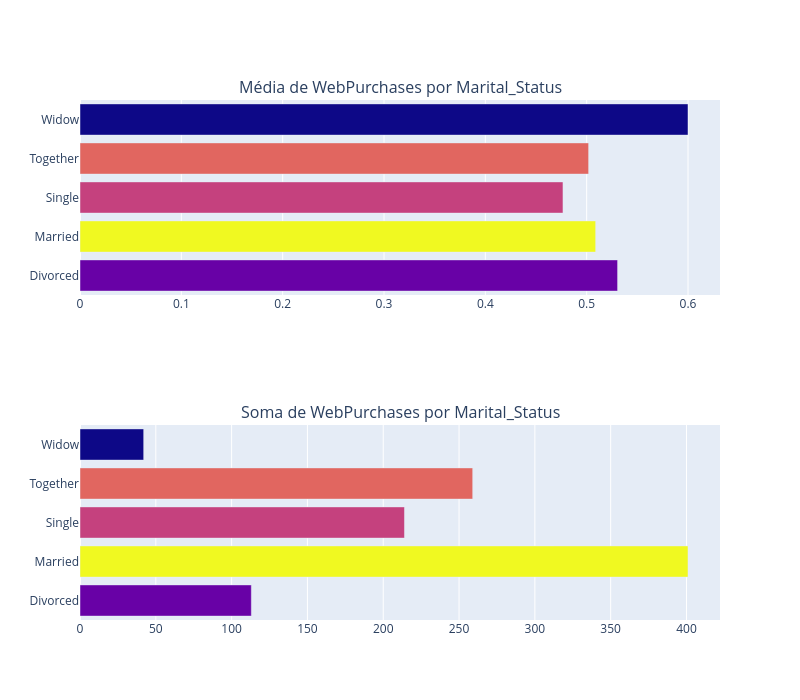

The cell this chart's notebook holds for it:
### Markdown cell above
Investigando a relação entre status e webpurchase

Em números absolutos para cada categoria, os nichos que mais rendem são de públicos em casal (Together e Married). Contudo, é fácil ver que se forem comparadas as somas das categorias de casal (Together e Married), com as categorias de solteiros (Widow, Single e Divorced), os solteiros representam uma parcela maior do faturamento.

O alto valor médio de compras online de viúvos (Widow) e divorciados (Divorced), indicam um público que pode ser mais explorado para aumentar as vendas, já que as categorias de casais já representam uma grande parte das vendas e podem estar saturadas, ou perto da saturação de vendas.

### Code cell
x = 'WebPurchases' # quantitativo
y = 'Marital_Status' # categorico

agrupado_media = df.groupby(y)[x].mean().reset_index()
agrupado_soma = df.groupby(y)[x].sum().reset_index()

fig = make_subplots(rows=2, cols=1, subplot_titles=(f'Média de {x} por {y}', f'Soma de {x} por {y}'))
fig.add_trace(go.Bar(x=agrupado_media[x], y=agrupado_media[y],
                     orientation='h', marker=dict(color=agrupado_soma[x])),
                     row=1, col=1)

fig.add_trace(go.Bar(x=agrupado_soma[x], y=agrupado_soma[y],
                     orientation='h', marker=dict(color=agrupado_soma[x])),
                     row=2, col=1)
fig.update_legends()
fig.update_layout(height=700, width=800, showlegend=False)
fig.show()

### Figure 1 — Plotly figure (JSON) as saved in the notebook; plotly's stock layout.template omitted (floating-point values rounded to 4 significant figures)
{"data": [{"marker": {"color": [113, 401, 214, 259, 42]}, "orientation": "h", "type": "bar", "x": [0.5305, 0.5089, 0.4766, 0.5019, 0.6], "xaxis": "x", "y": ["Divorced", "Married", "Single", "Together", "Widow"], "yaxis": "y"}, {"marker": {"color": [113, 401, 214, 259, 42]}, "orientation": "h", "type": "bar", "x": [113, 401, 214, 259, 42], "xaxis": "x2", "y": ["Divorced", "Married", "Single", "Together", "Widow"], "yaxis": "y2"}], "layout": {"annotations": [{"font": {"size": 16}, "showarrow": false, "text": "Média de WebPurchases por Marital_Status", "x": 0.5, "xanchor": "center", "xref": "paper", "y": 1, "yanchor": "bottom", "yref": "paper"}, {"font": {"size": 16}, "showarrow": false, "text": "Soma de WebPurchases por Marital_Status", "x": 0.5, "xanchor": "center", "xref": "paper", "y": 0.375, "yanchor": "bottom", "yref": "paper"}], "height": 700, "showlegend": false, "width": 800, "xaxis": {"anchor": "y", "domain": [0, 1]}, "xaxis2": {"anchor": "y2", "domain": [0, 1]}, "yaxis": {"anchor": "x", "domain": [0.625, 1]}, "yaxis2": {"anchor": "x2", "domain": [0, 0.375]}}}
